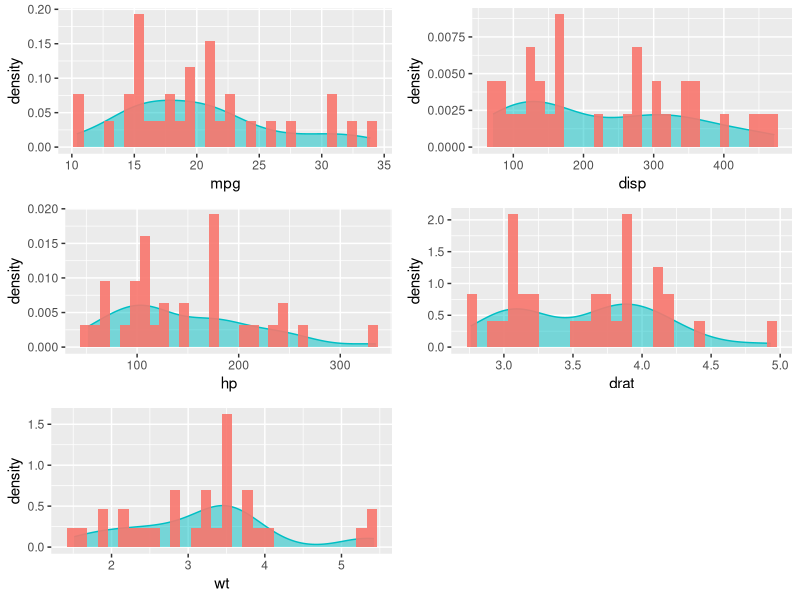
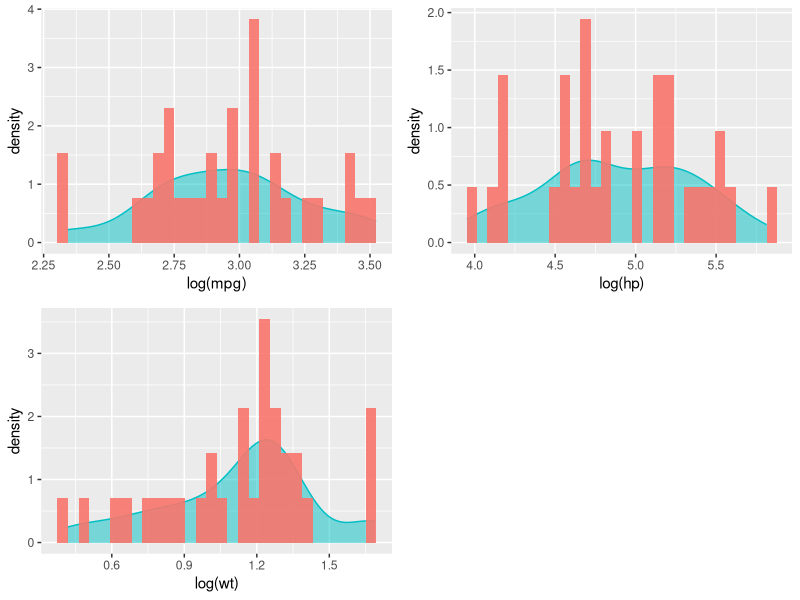
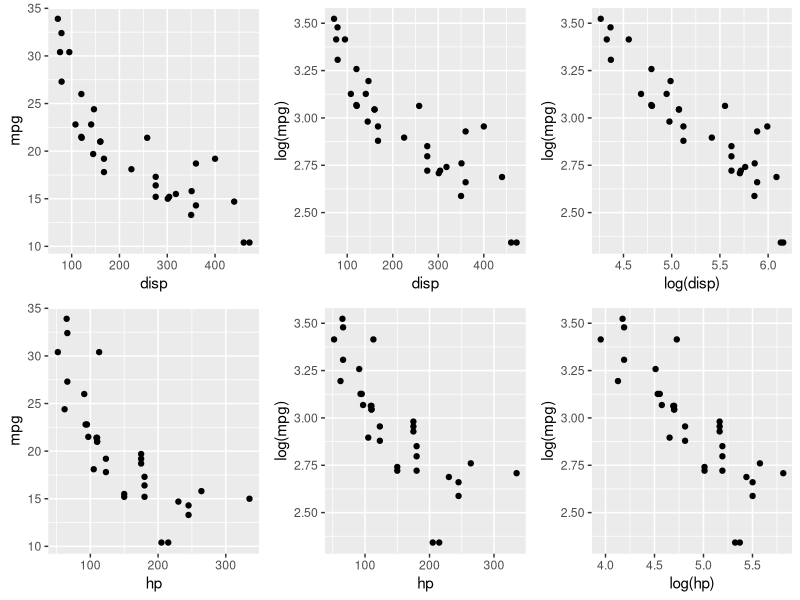
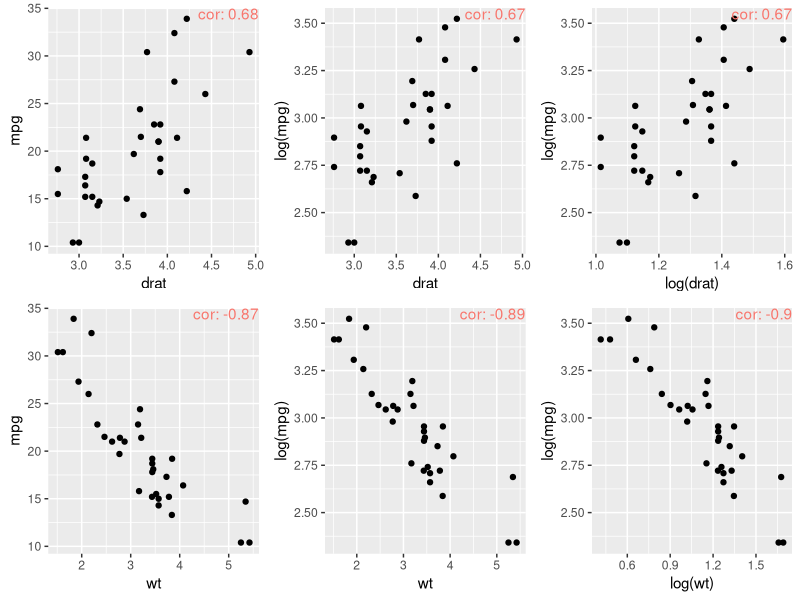
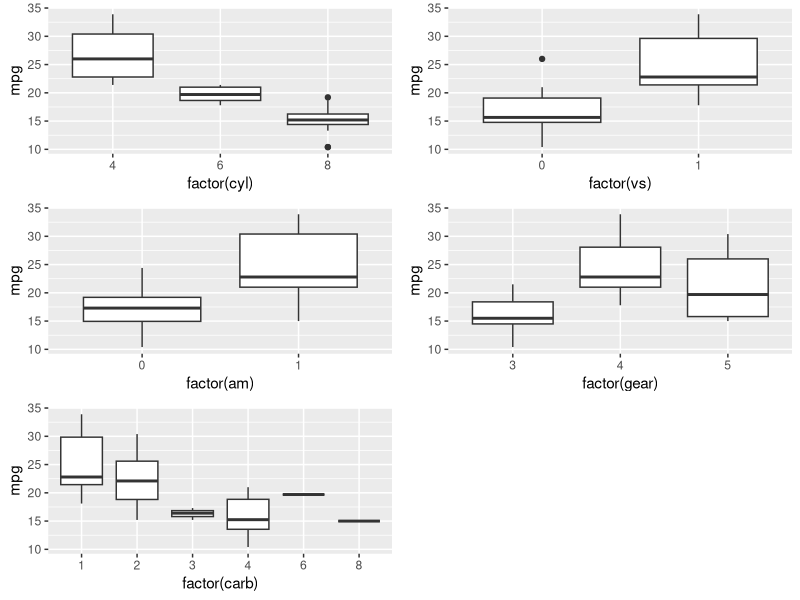

Here is the R script that generated these plots, in order:
## ---- chunk 1
str(mtcars)
## ---- chunk 2
mtcars$am <- factor(mtcars$am)
rownames(mtcars)
## ---- chunk 3
library(ggplot2)
library(gridExtra)

plot_1 <- ggplot(mtcars, aes(x = mpg, fill  = I("#F8766D"))) +
                geom_density(fill = I("#00BFC4"), col = "#00BFC4", alpha = 0.5) +
                geom_histogram(aes(y = ..density..), alpha = 0.9)

plot_2 <- ggplot(mtcars, aes(x = disp, fill  = I("#F8766D"))) +
                geom_density(fill = I("#00BFC4"), col = "#00BFC4", alpha = 0.5) +
                geom_histogram(aes(y = ..density..), alpha = 0.9)

plot_3 <- ggplot(mtcars, aes(x = hp, fill  = I("#F8766D"))) +
                geom_density(fill = I("#00BFC4"), col = "#00BFC4", alpha = 0.5) +
                geom_histogram(aes(y = ..density..), alpha = 0.9)

plot_4 <- ggplot(mtcars, aes(x = drat, fill  = I("#F8766D"))) +
                geom_density(fill = I("#00BFC4"), col = "#00BFC4", alpha = 0.5) +
                geom_histogram(aes(y = ..density..), alpha = 0.9)

plot_5 <- ggplot(mtcars, aes(x = wt, fill  = I("#F8766D"))) +
                geom_density(fill = I("#00BFC4"), col = "#00BFC4", alpha = 0.5) +
                geom_histogram(aes(y = ..density..), alpha = 0.9)

grid.arrange(plot_1, plot_2, plot_3, plot_4, plot_5, ncol = 2)
## ---- chunk 4
plot_6 <- ggplot(mtcars, aes(x = log(mpg), fill  = I("#F8766D"))) +
                geom_density(fill = I("#00BFC4"), col = "#00BFC4", alpha = 0.5) +
                geom_histogram(aes(y = ..density..), alpha = 0.9)

plot_7 <- ggplot(mtcars, aes(x = log(hp), fill  = I("#F8766D"))) +
                geom_density(fill = I("#00BFC4"), col = "#00BFC4", alpha = 0.5) +
                geom_histogram(aes(y = ..density..), alpha = 0.9)

plot_8 <- ggplot(mtcars, aes(x = log(wt), fill  = I("#F8766D"))) +
                geom_density(fill = I("#00BFC4"), col = "#00BFC4", alpha = 0.5) +
                geom_histogram(aes(y = ..density..), alpha = 0.9)

grid.arrange(plot_6, plot_7, plot_8, ncol = 2)
## ---- chunk 5
plot_9 <- ggplot(mtcars, aes(x = disp, y = mpg)) +
                geom_point()
plot_10 <- ggplot(mtcars, aes(x = disp, y = log(mpg))) +
                geom_point()
plot_11 <- ggplot(mtcars, aes(x = log(disp), y = log(mpg))) +
                geom_point()
plot_12 <- ggplot(mtcars, aes(x = hp, y = mpg)) +
                geom_point()
plot_13 <- ggplot(mtcars, aes(x = hp, y = log(mpg))) +
                geom_point()
plot_14 <- ggplot(mtcars, aes(x = log(hp), y = log(mpg))) +
                geom_point()
grid.arrange(plot_9, plot_10, plot_11, plot_12, plot_13, plot_14, ncol = 3)
## ---- chunk 6

var_names <- c("drat", "wt")
plot_list <- list()
for(i in var_names){
       temp_plot <- ggplot(mtcars, aes_string(x = i)) +
                        geom_point(aes(y = mpg)) +
                        annotate("text", x=Inf, y = Inf,
                                label = paste0("cor: ", 
                                        round(cor(mtcars[,i], mtcars$mpg), 2)),
                                vjust=1, hjust=1, col = "#F8766D")
       temp_plot2 <- ggplot(mtcars, aes_string(x = i)) +
                        geom_point(aes(y = log(mpg))) +
                        annotate("text", x=Inf, y = Inf,
                                label = paste0("cor: ", 
                                        round(cor(mtcars[,i], log(mtcars$mpg)), 2)),
                                vjust=1, hjust=1, col = "#F8766D")
       temp_plot3 <- ggplot(mtcars, aes_string(x = sprintf("log(%s)", i))) +
                        geom_point(aes(y = log(mpg))) +
                        annotate("text", x=Inf, y = Inf,
                                label = paste0("cor: ", 
                                        round(cor(log(mtcars[,i]), log(mtcars$mpg)), 2)),
                                vjust=1, hjust=1, col = "#F8766D")
       plot_list[[paste0(i, 1)]] <- temp_plot
       plot_list[[paste0(i, 2)]] <- temp_plot2
       plot_list[[paste0(i, 3)]] <- temp_plot3
}
grid.arrange(grobs = plot_list, ncol = 3)
## ---- chunk 7
plot_30 <- ggplot(mtcars, aes(x = factor(cyl), y = mpg)) +
                geom_boxplot()
plot_31 <- ggplot(mtcars, aes(x = factor(vs), y = mpg)) +
                geom_boxplot()
plot_32 <- ggplot(mtcars, aes(x = factor(am), y = mpg)) +
                geom_boxplot()
plot_33 <- ggplot(mtcars, aes(x = factor(gear), y = mpg)) +
                geom_boxplot()
plot_34 <- ggplot(mtcars, aes(x = factor(carb), y = mpg)) +
                geom_boxplot()
grid.arrange(plot_30, plot_31, plot_32, plot_33, plot_34, ncol = 2)
